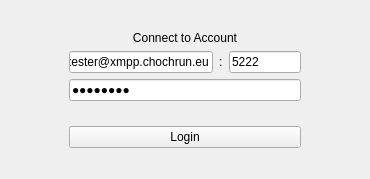
<?xml version="1.0" encoding="UTF-8"?>
<ui version="4.0">
 <class>LoginWidget</class>
 <widget class="QWidget" name="LoginWidget">
  <property name="geometry">
   <rect>
    <x>0</x>
    <y>0</y>
    <width>370</width>
    <height>179</height>
   </rect>
  </property>
  <property name="windowTitle">
   <string>Dialog</string>
  </property>
  <layout class="QVBoxLayout" name="verticalLayout">
   <item>
    <layout class="QHBoxLayout" name="horizontalLayout">
     <item>
      <spacer name="horizontalSpacer_2">
       <property name="orientation">
        <enum>Qt::Horizontal</enum>
       </property>
       <property name="sizeHint" stdset="0">
        <size>
         <width>40</width>
         <height>20</height>
        </size>
       </property>
      </spacer>
     </item>
     <item>
      <layout class="QVBoxLayout" name="verticalLayout_2">
       <item>
        <spacer name="verticalSpacer_4">
         <property name="orientation">
          <enum>Qt::Vertical</enum>
         </property>
         <property name="sizeHint" stdset="0">
          <size>
           <width>20</width>
           <height>40</height>
          </size>
         </property>
        </spacer>
       </item>
       <item>
        <widget class="QLabel" name="accLabel">
         <property name="minimumSize">
          <size>
           <width>0</width>
           <height>0</height>
          </size>
         </property>
         <property name="text">
          <string>Connect to Account</string>
         </property>
         <property name="textFormat">
          <enum>Qt::AutoText</enum>
         </property>
         <property name="scaledContents">
          <bool>false</bool>
         </property>
         <property name="alignment">
          <set>Qt::AlignCenter</set>
         </property>
         <property name="indent">
          <number>-1</number>
         </property>
         <property name="openExternalLinks">
          <bool>false</bool>
         </property>
         <property name="textInteractionFlags">
          <set>Qt::NoTextInteraction</set>
         </property>
        </widget>
       </item>
       <item>
        <layout class="QHBoxLayout" name="horizontalLayout_2">
         <item>
          <widget class="QLineEdit" name="accountLine">
           <property name="sizePolicy">
            <sizepolicy hsizetype="Expanding" vsizetype="Fixed">
             <horstretch>4</horstretch>
             <verstretch>0</verstretch>
            </sizepolicy>
           </property>
           <property name="inputMask">
            <string/>
           </property>
           <property name="text">
            <string>tester@xmpp.chochrun.eu</string>
           </property>
           <property name="placeholderText">
            <string>name@example.com</string>
           </property>
          </widget>
         </item>
         <item>
          <widget class="QLabel" name="label">
           <property name="sizePolicy">
            <sizepolicy hsizetype="Fixed" vsizetype="Fixed">
             <horstretch>0</horstretch>
             <verstretch>0</verstretch>
            </sizepolicy>
           </property>
           <property name="lineWidth">
            <number>1</number>
           </property>
           <property name="text">
            <string>:</string>
           </property>
          </widget>
         </item>
         <item>
          <widget class="QLineEdit" name="portLine">
           <property name="sizePolicy">
            <sizepolicy hsizetype="Expanding" vsizetype="Fixed">
             <horstretch>2</horstretch>
             <verstretch>0</verstretch>
            </sizepolicy>
           </property>
           <property name="text">
            <string>5222</string>
           </property>
           <property name="maxLength">
            <number>5</number>
           </property>
           <property name="placeholderText">
            <string>Port</string>
           </property>
          </widget>
         </item>
        </layout>
       </item>
       <item>
        <widget class="QLineEdit" name="passwordLine">
         <property name="text">
          <string>xmpppass</string>
         </property>
         <property name="echoMode">
          <enum>QLineEdit::Password</enum>
         </property>
         <property name="placeholderText">
          <string>Password</string>
         </property>
        </widget>
       </item>
       <item>
        <spacer name="verticalSpacer_2">
         <property name="orientation">
          <enum>Qt::Vertical</enum>
         </property>
         <property name="sizeHint" stdset="0">
          <size>
           <width>20</width>
           <height>40</height>
          </size>
         </property>
        </spacer>
       </item>
       <item>
        <widget class="QPushButton" name="loginButton">
         <property name="text">
          <string>Login</string>
         </property>
        </widget>
       </item>
       <item>
        <spacer name="verticalSpacer">
         <property name="orientation">
          <enum>Qt::Vertical</enum>
         </property>
         <property name="sizeHint" stdset="0">
          <size>
           <width>20</width>
           <height>40</height>
          </size>
         </property>
        </spacer>
       </item>
      </layout>
     </item>
     <item>
      <spacer name="horizontalSpacer">
       <property name="orientation">
        <enum>Qt::Horizontal</enum>
       </property>
       <property name="sizeHint" stdset="0">
        <size>
         <width>40</width>
         <height>20</height>
        </size>
       </property>
      </spacer>
     </item>
    </layout>
   </item>
  </layout>
 </widget>
 <resources/>
 <connections/>
</ui>
